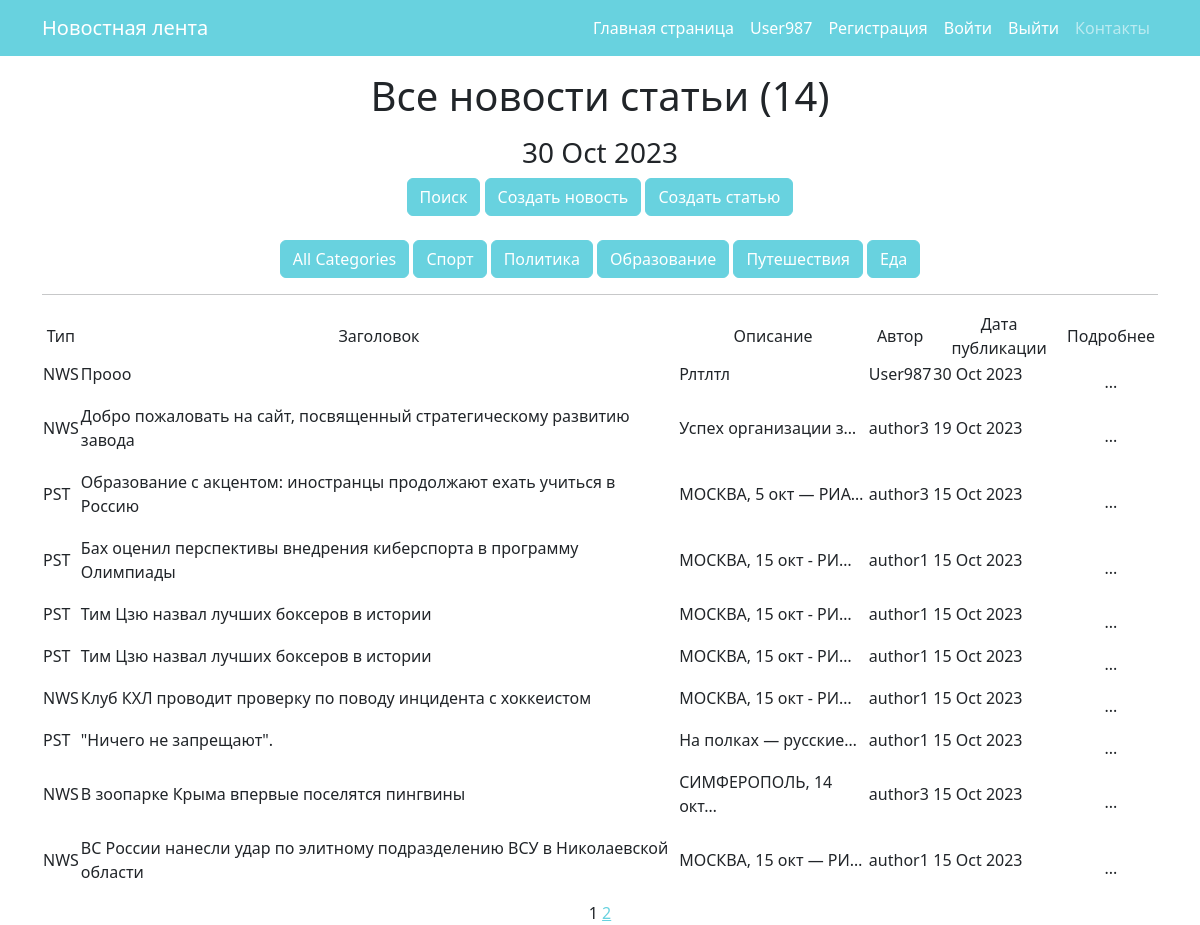
The page /news/ (signed in) on the database as committed earlier.
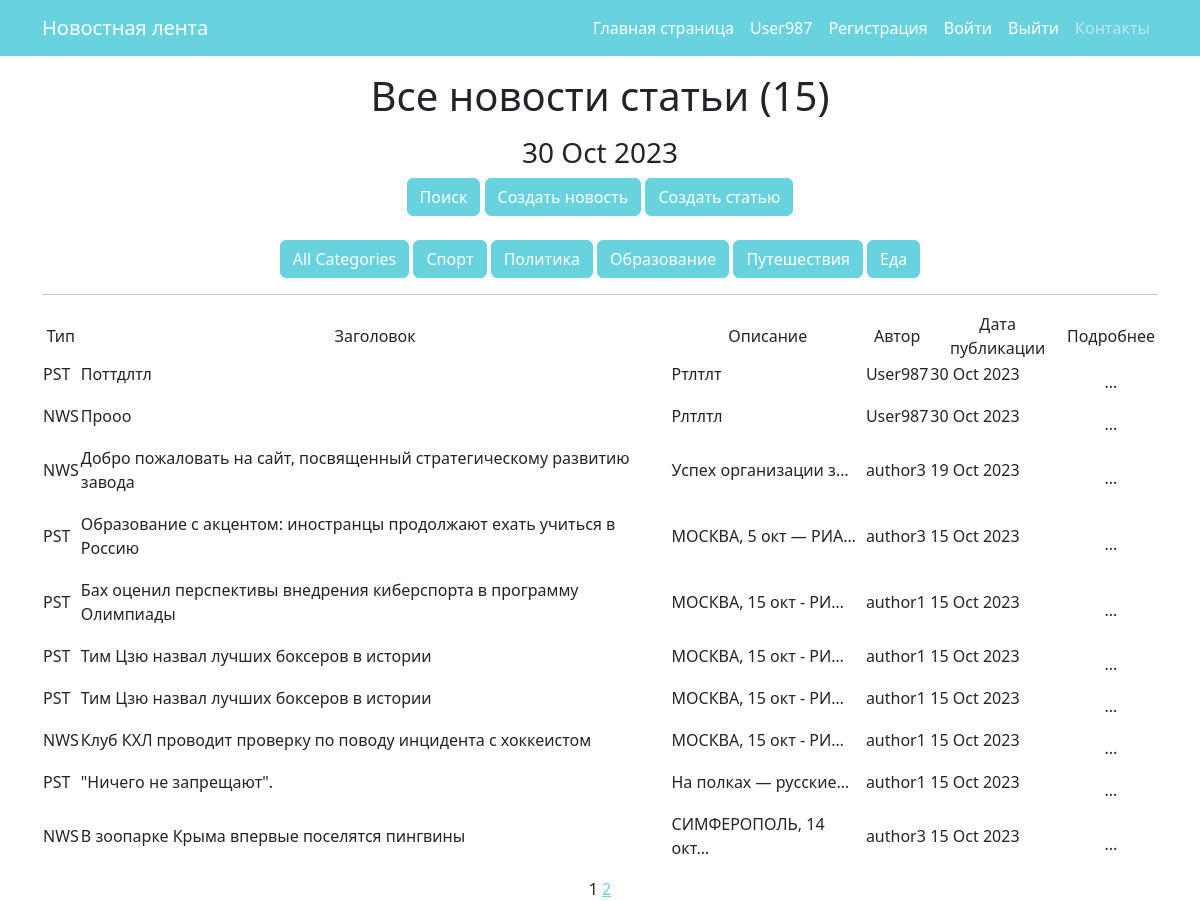
The same page on the database as committed later.
### news/models.py (models this page shows, shortened)
class Category(models.Model):
    name = models.CharField(max_length=40, unique=True)

class Post(models.Model):
    author = models.ForeignKey(Author, on_delete=models.CASCADE, verbose_name=pgettext_lazy('Author', 'Author'))
    type = models.CharField(max_length=7, choices=TYPE, default='NWS')
    time_in = models.DateTimeField(auto_now_add=True)
    category = models.ManyToManyField(Category, through='PostCategory')
    title = models.CharField(max_length=100)
    text = models.TextField()
    rating = models.IntegerField(default=0)

class Author(models.Model):
    name = models.CharField(max_length=255)
    users = models.OneToOneField(User, on_delete=models.CASCADE)
    user_rating = models.IntegerField(default=0)
    def __str__(self):
        return self.name

### news/views.py (the view)
# urls.py: path('', PostList.as_view(), name='postlist'),
class PostList(ListView):
    model = Post
    ordering = '-time_in'
    template_name = 'news.html'
    context_object_name = 'news'
    paginate_by = 10
    def get_queryset(self):
        queryset = super().get_queryset()
        self.filterset = NewsFilter(self.request.GET, queryset)
        return self.filterset.qs
    def get_context_data(self, **kwargs):
        context = super().get_context_data(**kwargs)
        context['time_now'] = datetime.utcnow()
        context['qty_post'] = len(Post.objects.order_by('time_in').values('id'))
        context['categories'] = Category.objects.all()
        context['filterset'] = self.filterset
        context['isauthor'] = self._isauthor()
        return context
    def _isauthor(self):
        try:
            Author.objects.get(users=self.request.user)
            return True
        except Author.DoesNotExist:
            return False

### news/templatetags/custom_tags.py (called while the page is built)
@register.simple_tag()
def current_time(format_string='%b %d %Y'):
    return datetime.utcnow().strftime(format_string)

### templates/news.html (shortened to what this page needs)
{% extends 'flatpages/default.html' %}
{% load custom_filters %}
{% load custom_tags %}
{% block content %}
<p>
<h1>Все новости статьи ({{ qty_post }})</h1>
<p>
   <h3>{% current_time '%d %b %Y' %}</h3>
<form method="get">
      <a class="btn btn-primary" href="/news/search/">Поиск</a>
{% if isauthor %}
    <a class="btn btn-primary" href="/news/create/">Создать новость</a>
    <a class="btn btn-primary" href="/news/post/create/">Создать статью</a><br><br>
{% endif %}
      <button type="submit" class="btn btn-primary" name="category" value="" selected>
        All Categories
      </button>
    {% for category in categories %}
      <button type="submit" class="btn btn-primary" name="category" value="{{ category.id }}">
        {{ category.name }}
      </button>
    {% endfor %}
</form>
   <hr>
   {% if news %}
       <table>
           <tr>
               <td>Тип</td>
               <td>Заголовок</td>
               <td>Описание</td>
               <td>Автор</td>
               <td>Дата публикации</td>
               <td>Подробнее</td>
           </tr>
           {% for post in news %}
           <tr>
               <td><p align="left">{{ post.type }}</td>
               <td><p align="left">{{ post.title }}</td>
               <td><p align="left">{{ post.text|truncatechars:20 }}</td>
               <td><p align="left">{{ post.author }}</td>
               <td><p align="left">{{ post.time_in|date:'d M Y' }}</td>
               <td><a class="nav-link active" aria-current="page" href="/news/{{ post.id  }}">...</a><td>
           </tr>
           {% endfor %}
       </table>
   {% else %}
       <h2>Новостей нет!</h2>
   {% endif %}
   {{ page_obj.number }}
   {% if page_obj.has_next %}
       <a href="?page={{ page_obj.next_page_number }}">{{ page_obj.next_page_number }}</a>
   {% endif %}
{% endblock content %}

### templates/flatpages/default.html (shortened to what this page needs)
<!DOCTYPE html>
<html lang="en">
    <head>
        {% load static %}
       <link href="{% static 'css/styles.css' %}" rel="stylesheet" />
    </head>
    <body>
        <nav class="navbar navbar-expand-lg navbar-dark bg-dark">
            <div class="container">
                <a class="navbar-brand" href="/news/">Новостная лента</a>
                <div class="collapse navbar-collapse" id="navbarSupportedContent">
                    <ul class="navbar-nav ms-auto mb-2 mb-lg-0">
                        <li class="nav-item"><a class="nav-link active" aria-current="page" href="/news/">Главная страница</a></li>
                        <li class="nav-item"><a class="nav-link active" aria-current="page" href="/">{{request.user.username}}</a></li>
                        <li class="nav-item"><a class="nav-link active" aria-current="page" href="/sign/signup/">Регистрация</a></li>
                        <li class="nav-item"><a class="nav-link active" aria-current="page" href="/sign/login/">Войти</a></li>
                        <li class="nav-item"><a class="nav-link active" aria-current="page" href="/sign/logout/">Выйти</a></li>
                        <li class="nav-item"><a class="nav-link" href="/contact/">Контакты</a></li>
                    </ul>
                </div>
            </div>
        </nav>
        <div class="container">
           <div class="row">
               <div class="col-lg-12 text-center">
                   {% block content %}{% endblock content %}
               </div>
           </div>
        </div>
    </body>
</html>

Rows that differ between the two databases and show on the page:
no longer on this page (row unchanged): Post: type "NWS", title "ВС России нанесли удар по элитному подразделению ВСУ в Николаевской области", text "МОСКВА, 15 окт — РИ…", author "author1", time_in "15 Oct 2023"
added Post: type "PST", title "Поттдлтл", text "Ртлтлт", author "User987", time_in "30 Oct 2023"
Other text that changed with them:
{{ qty_post }}: "14" → "15"
